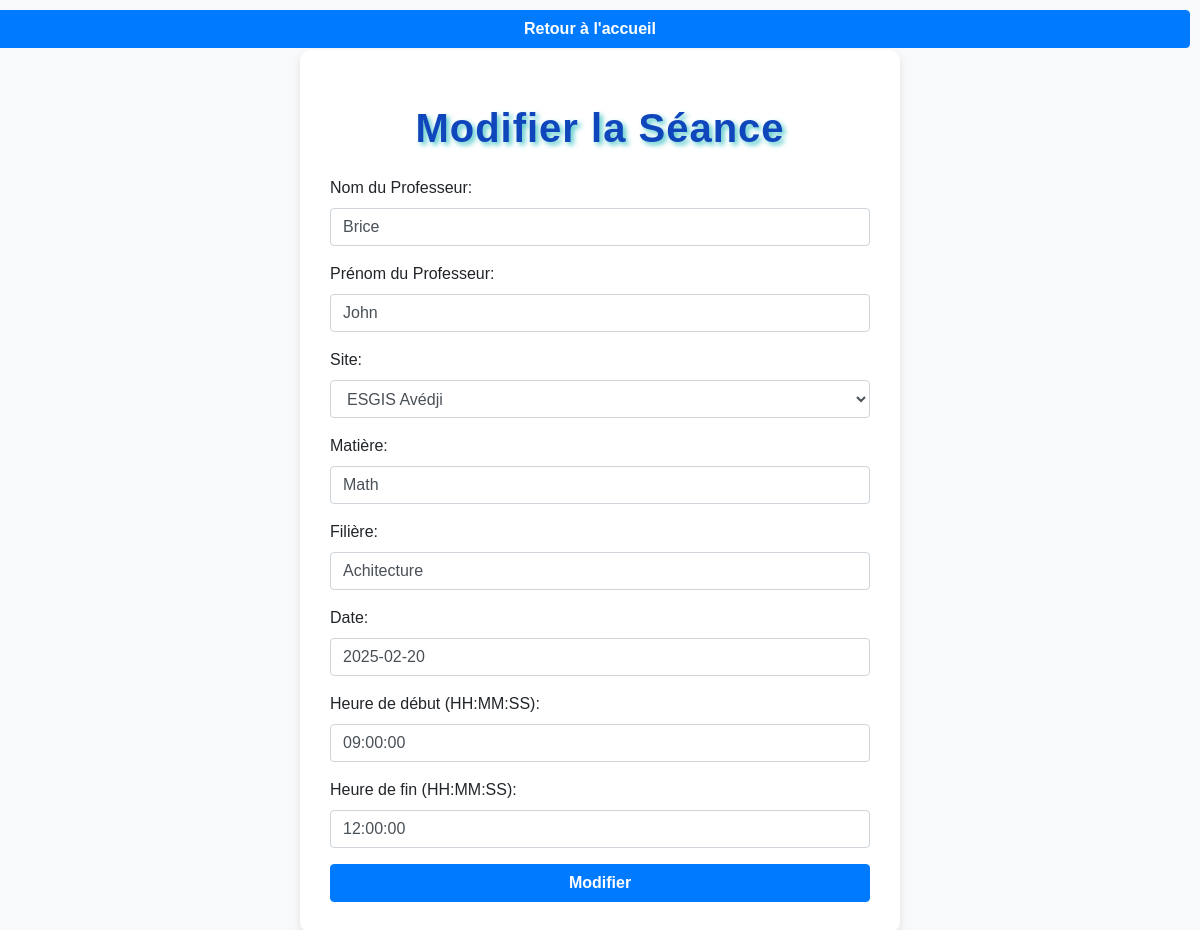
The app's page /edit_seance/2 with its own data.
### app.py (models this page shows, shortened)
class Professeur(db.Model):
    id = db.Column(db.Integer, primary_key=True)
    nom = db.Column(db.String(50), nullable=False)
    prenom = db.Column(db.String(50), nullable=False)
    matiere = db.Column(db.String(100), nullable=False)
    filiere = db.Column(db.String(100), nullable=False)
    seances = db.relationship('Seance', backref='professeur', lazy=True)

class Seance(db.Model):
    id = db.Column(db.Integer, primary_key=True)
    professeur_id = db.Column(db.Integer, db.ForeignKey('professeur.id'), nullable=False)
    filiere = db.Column(db.String(100), nullable=False)
    matiere = db.Column(db.String(100), nullable=False)
    site = db.Column(db.String(100), nullable=False)
    heure_debut = db.Column(db.DateTime, nullable=False)
    heure_fin = db.Column(db.DateTime, nullable=False)

### app.py (the view)
@app.route('/edit_seance/<int:id>', methods=['GET', 'POST'])
def edit_seance(id):
    seance = Seance.query.get_or_404(id)
    if request.method == 'POST':
        seance.professeur.nom = request.form['nom']
        seance.professeur.prenom = request.form['prenom']
        seance.site = request.form['site']
        seance.matiere = request.form['matiere']
        seance.filiere = request.form['filiere']
        date = request.form['date']
        heure_debut = request.form['heure_debut']
        heure_fin = request.form['heure_fin']
        seance.heure_debut = datetime.strptime(f"{date} {heure_debut}", '%Y-%m-%d %H:%M:%S')
        seance.heure_fin = datetime.strptime(f"{date} {heure_fin}", '%Y-%m-%d %H:%M:%S')
        db.session.commit()
        return redirect('/seances')
    else:
        return render_template('edit_seance.html', seance=seance)

### templates/edit_seance.html (shortened to what this page needs)
<!DOCTYPE html>
<html lang="fr">
<head>
    <link rel="stylesheet" href="https://stackpath.bootstrapcdn.com/bootstrap/4.5.2/css/bootstrap.min.css">
    <link rel="stylesheet" href="https://cdnjs.cloudflare.com/ajax/libs/bootstrap-datepicker/1.9.0/css/bootstrap-datepicker.min.css">
    <link rel="stylesheet" href="https://cdnjs.cloudflare.com/ajax/libs/timepicker/1.3.5/jquery.timepicker.min.css">
</head>
<body>
    <div class="container">
        <h1 class="my-4">Modifier la Séance</h1>
        <form action="/edit_seance/{{ seance.id }}" method="POST" class="needs-validation" novalidate>
            <div class="form-group">
                <label for="nom">Nom du Professeur:</label>
                <input type="text" id="nom" name="nom" class="form-control" value="{{ seance.professeur.nom }}" required>
            </div>
            <div class="form-group">
                <label for="prenom">Prénom du Professeur:</label>
                <input type="text" id="prenom" name="prenom" class="form-control" value="{{ seance.professeur.prenom }}" required>
            </div>
            <div class="form-group">
                <label for="site">Site:</label>
                <select id="site" name="site" class="form-control" required>
                    <option value="ESGIS Avédji" {% if seance.site == "ESGIS Avédji" %}selected{% endif %}>ESGIS Avédji</option>
                </select>
            </div>
            <div class="form-group">
                <label for="matiere">Matière:</label>
                <input type="text" id="matiere" name="matiere" class="form-control" value="{{ seance.matiere }}" required>
            </div>
            <div class="form-group">
                <label for="filiere">Filière:</label>
                <input type="text" id="filiere" name="filiere" class="form-control" value="{{ seance.filiere }}" required>
            </div>
            <div class="form-group">
                <label for="date">Date:</label>
                <input type="text" id="date" name="date" class="form-control datepicker" value="{{ seance.heure_debut.date() }}" required>
            </div>
            <div class="form-group">
                <label for="heure_debut">Heure de début (HH:MM:SS):</label>
                <input type="text" id="heure_debut" name="heure_debut" class="form-control timepicker" value="{{ seance.heure_debut.time() }}" required>
            </div>
            <div class="form-group">
                <label for="heure_fin">Heure de fin (HH:MM:SS):</label>
                <input type="text" id="heure_fin" name="heure_fin" class="form-control timepicker" value="{{ seance.heure_fin.time() }}" required>
            </div>
            <button type="submit" class="btn btn-primary">Modifier</button>
        </form>
    </div>
<a href="/" class="btn btn-primary" style="position: fixed; top: 10px; right: 10px;">Retour à l'accueil</a>
</body>
</html>

### templates/edit_seance.html (style rules this page uses)
body { background-color: #f8f9fa; font-family: 'Poppins', sans-serif; }
.container { max-width: 600px; margin-top: 50px; background: white; padding: 30px; border-radius: 10px; box-shadow: 0 4px 8px rgba(0, 0, 0, 0.1); }
h1 { font-weight: 700; font-size: 2.5rem; letter-spacing: 1px; color: #1046bb; text-shadow: 3px 3px 5px rgba(67, 196, 196, 0.89); text-align: center; }
.btn-primary { width: 100%; font-weight: bold; }

### records on screen
Professeur: nom "Brice", prenom "John"
Seance: site "ESGIS Avédji", matiere "Math", filiere "Achitecture", date "2025-02-20", heure_debut "09:00:00", heure_fin "12:00:00"
